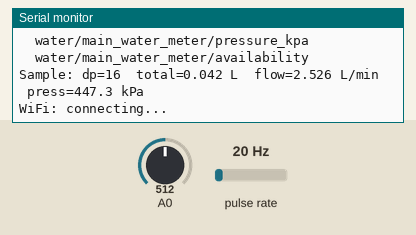
This sketch was run on a simulated ESP8266 (NodeMCU). On the bench: the last lines printed to the serial monitor. Wiring (inferred from the names in the program): pulse sensor: data GPIO 14. The test bench sets the inputs (shaded band); at power-on: pulse rate 20 Hz, A0 = 512. WiFi joins after 1.5 s; servers stay silent unless stated; no MQTT or app messages arrive unless stated.

Above: at 1.4 s.
1.5 s: pulse rate (sensor on GPIO 14) set to 4 Hz
At 2.3 s:
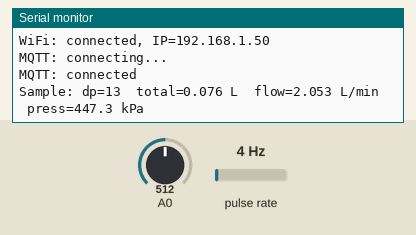
3.2 s: A0 set to 716
At 4.8 s:
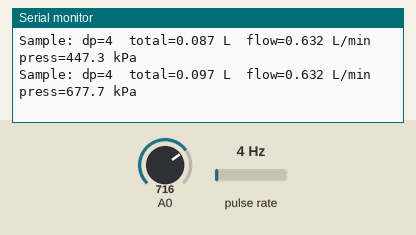
6.5 s: pulse rate (sensor on GPIO 14) set to 50 Hz
At 7.5 s:
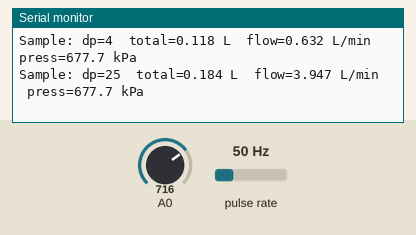
8.0 s: A0 set to 900
At 8.8 s:
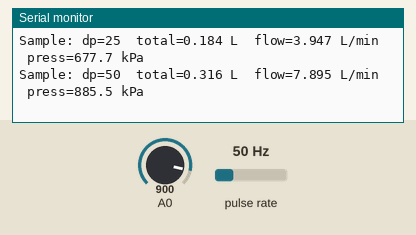
Timing chart, 0 to 10.5 s (numbered marks = the images above; inputs shaded):
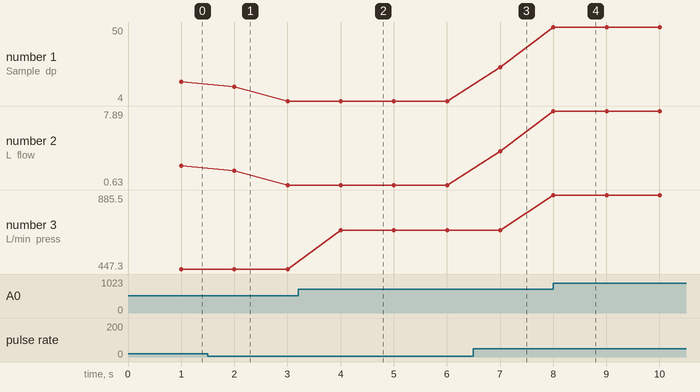

The sketch:

main_water_meter.ino
```cpp
#include <Arduino.h>
#include <ESP8266WiFi.h>
#include <PubSubClient.h>

// --------- User settings ----------
const char* WIFI_SSID = "";
const char* WIFI_PASS = "";

const char* MQTT_HOST = "192.168.20.16";
const uint16_t MQTT_PORT = 1883;
const char* MQTT_USER = "mqttuser";   // optional
const char* MQTT_PASS = "";   // optional

const char* DEVICE_ID = "main_water_meter";

// --------- Pins ----------
const uint8_t FLOW_PIN = 14;   // GPIO14 = D5 (interrupt capable)

// --------- Calibration (yours) ----------
const float PULSES_PER_LITRE = 380.000000f; //332 low //432 high

const float PRESS_M = 1.12944162f;   // kPa/count
const float PRESS_B = -131.0152f;    // kPa

//Previously overestimated (higher than true value):
//const float PRESS_M = 1.22807014f;   // kPa/count
//const float PRESS_B = -157.1930f;    // kPa

// --------- Timing ----------
const uint32_t SAMPLE_MS = 1000;
const uint32_t PUB_MS    = 5000;

// --------- MQTT topics ----------
String baseTopic, tTotal, tFlow, tPress, tAvail;

WiFiClient wifiClient;
PubSubClient mqtt(wifiClient);

volatile uint32_t pulseCount = 0;
void ICACHE_RAM_ATTR flowISR() { pulseCount++; }

double totalLitres = 0.0;
uint32_t lastPulseSnapshot = 0;
float flowLpm = 0.0f;
float pressureKPa = 0.0f;

uint32_t lastSampleMs = 0;
uint32_t lastPubMs = 0;

void setup() {
  Serial.begin(115200);
  delay(200);
  Serial.println();
  Serial.println("BOOT: starting water meter MQTT publisher");

  baseTopic = String("water/") + DEVICE_ID;
  tTotal = baseTopic + "/total_l";
  tFlow  = baseTopic + "/flow_lpm";
  tPress = baseTopic + "/pressure_kpa";
  tAvail = baseTopic + "/availability";

  Serial.println("Topics:");
  Serial.println("  " + tTotal);
  Serial.println("  " + tFlow);
  Serial.println("  " + tPress);
  Serial.println("  " + tAvail);

  pinMode(FLOW_PIN, INPUT); // external pull-up recommended
  attachInterrupt(digitalPinToInterrupt(FLOW_PIN), flowISR, FALLING);

  WiFi.mode(WIFI_STA);
  WiFi.begin(WIFI_SSID, WIFI_PASS);
}

void loop() {
  // Wi-Fi connect (non-blocking)
  if (WiFi.status() != WL_CONNECTED) {
    static uint32_t last = 0;
    if (millis() - last > 1000) {
      Serial.println("WiFi: connecting...");
      last = millis();
    }
  } else {
    static bool printedIP = false;
    if (!printedIP) {
      Serial.print("WiFi: connected, IP=");
      Serial.println(WiFi.localIP());
      printedIP = true;
    }
  }

  // MQTT connect
  if (WiFi.status() == WL_CONNECTED && !mqtt.connected()) {
    mqtt.setServer(MQTT_HOST, MQTT_PORT);
    Serial.println("MQTT: connecting...");
    bool ok = mqtt.connect(DEVICE_ID, MQTT_USER, MQTT_PASS, tAvail.c_str(), 1, true, "offline");
    Serial.println(ok ? "MQTT: connected" : "MQTT: connect failed");
    if (ok) mqtt.publish(tAvail.c_str(), "online", true);
    delay(200);
  }

  mqtt.loop();

  // Sample once per second
  uint32_t now = millis();
  if (now - lastSampleMs >= SAMPLE_MS) {
    uint32_t pNow;
    noInterrupts();
    pNow = pulseCount;
    interrupts();

    uint32_t dp = pNow - lastPulseSnapshot;
    lastPulseSnapshot = pNow;

    totalLitres += (double)dp / (double)PULSES_PER_LITRE;

    float hz = (float)dp / (SAMPLE_MS / 1000.0f);
    flowLpm = (hz * 60.0f) / PULSES_PER_LITRE;

    int raw = analogRead(A0);
    pressureKPa = PRESS_M * (float)raw + PRESS_B;
    if (pressureKPa < 0) pressureKPa = 0;

    Serial.printf("Sample: dp=%u  total=%.3f L  flow=%.3f L/min  press=%.1f kPa\n",
                  dp, totalLitres, flowLpm, pressureKPa);

    lastSampleMs = now;
  }

  // Publish every 5 seconds
  if (mqtt.connected() && now - lastPubMs >= PUB_MS) {
    mqtt.publish(tTotal.c_str(), String(totalLitres, 3).c_str(), true);
    mqtt.publish(tFlow.c_str(),  String(flowLpm, 3).c_str(), false);
    mqtt.publish(tPress.c_str(), String(pressureKPa, 1).c_str(), false);
    Serial.println("MQTT: published");
    lastPubMs = now;
  }
}
```

Measured:
- after the input at 1.5 s, the serial monitor: prints a new line after 0.50 s (image 1)
- after the input at 3.2 s, the serial monitor: prints a new line after 0.80 s (image 2)
- after the input at 6.5 s, the serial monitor: prints a new line after 0.51 s (image 3)
- after the input at 8.0 s, the serial monitor: prints a new line at once (image 4)
- plotted number 1: 16 → 4 after the input at 1.5 s, 4 → 25 after the input at 6.5 s
- plotted number 2: 2.53 → 0.63 after the input at 1.5 s, 0.63 → 3.95 after the input at 6.5 s
- plotted number 3: 447.3 → 677.7 after the input at 3.2 s, 677.7 → 885.5 after the input at 8.0 s
